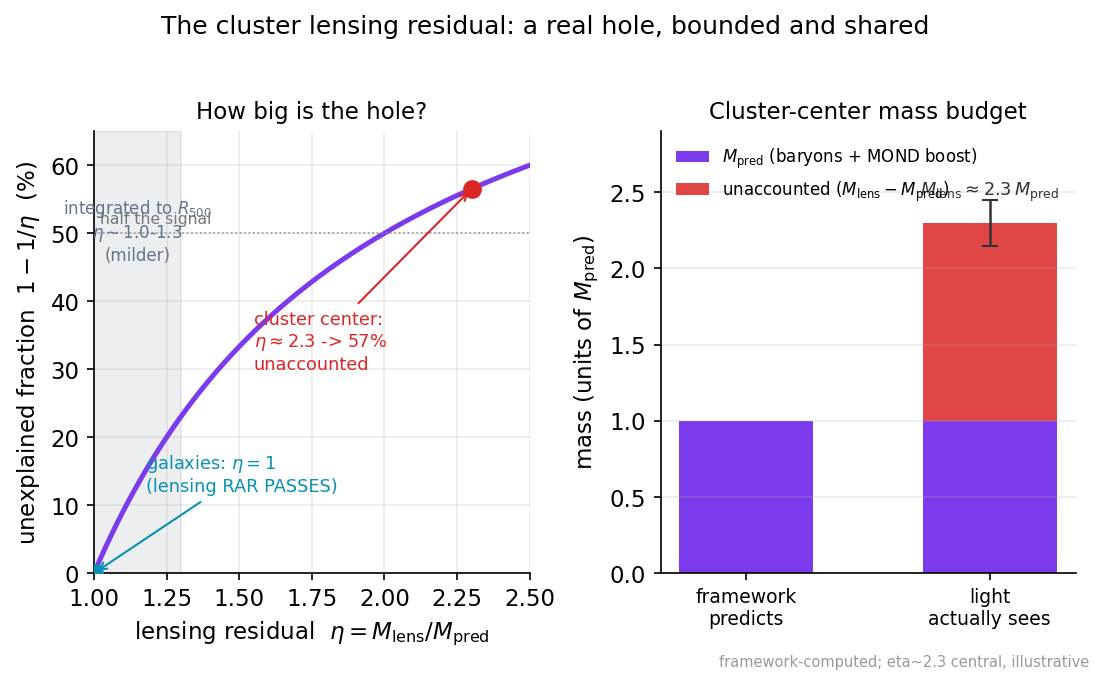

Source code (Python):
import numpy as np, matplotlib
matplotlib.use("Agg")
import matplotlib.pyplot as plt
plt.rcParams.update({"figure.dpi":150,"savefig.dpi":150,"font.size":11,
    "axes.grid":True,"grid.alpha":0.25,"axes.spines.top":False,"axes.spines.right":False,
    "axes.titlesize":12,"figure.facecolor":"white","axes.facecolor":"white"})
C_FW="#7c3aed"; C_NEWTON="#64748b"; C_MOND="#0891b2"; C_DATA="#dc2626"

fig, (ax1, ax2) = plt.subplots(1, 2, figsize=(7.4,4.3), gridspec_kw={"width_ratios":[1.05,1]})

# -------- left: the two readings of eta and the unexplained fraction 1 - 1/eta --------
etas = np.linspace(1.0, 2.5, 300)
frac = 1.0 - 1.0/etas          # fraction of lensing signal the theory cannot supply
ax1.plot(etas, 100*frac, color=C_FW, lw=2.4)

# galaxy scale: eta = 1 (PASS, no residual)
ax1.plot([1.0],[0.0], "o", color=C_MOND, ms=8, zorder=5)
ax1.annotate("galaxies: $\\eta=1$\n(lensing RAR PASSES)", xy=(1.0,0), xytext=(1.18,12),
             color=C_MOND, fontsize=8.5,
             arrowprops=dict(arrowstyle="->", color=C_MOND, lw=1.0))

# integrated cluster band eta ~ 1.0-1.3 (milder, XRISM-corrected)
ax1.axvspan(1.0, 1.3, color=C_NEWTON, alpha=0.12)
ax1.text(1.15, 46, "integrated to $R_{500}$\n$\\eta\\sim1.0$-$1.3$\n(milder)",
         ha="center", fontsize=8, color=C_NEWTON)

# central cluster residual eta = 2.3
eta_c = 2.3
frac_c = 1.0 - 1.0/eta_c
ax1.plot([eta_c],[100*frac_c], "o", color=C_DATA, ms=8, zorder=5)
ax1.annotate("cluster center:\n$\\eta\\approx2.3$ -> 57%\nunaccounted",
             xy=(eta_c,100*frac_c), xytext=(1.55,30),
             color=C_DATA, fontsize=8.5,
             arrowprops=dict(arrowstyle="->", color=C_DATA, lw=1.0))
ax1.axhline(50, color="#999999", lw=0.8, ls=":")
ax1.text(1.02, 51.5, "half the signal", fontsize=7.5, color="#777777")

ax1.set_xlabel(r"lensing residual  $\eta = M_{\rm lens}/M_{\rm pred}$")
ax1.set_ylabel(r"unexplained fraction  $1-1/\eta$  (%)")
ax1.set_xlim(1.0, 2.5); ax1.set_ylim(0, 65)
ax1.set_title("How big is the hole?", fontsize=11)

# -------- right: mass bookkeeping bar for a central cluster --------
ax2.set_title("Cluster-center mass budget", fontsize=11)
M_pred = 1.0
M_lens = eta_c
ax2.bar([0], [M_pred], width=0.55, color=C_FW, label=r"$M_{\rm pred}$ (baryons + MOND boost)")
ax2.bar([1], [M_pred], width=0.55, color=C_FW)
ax2.bar([1], [M_lens-M_pred], width=0.55, bottom=[M_pred], color=C_DATA, alpha=0.85,
        label=r"unaccounted ($M_{\rm lens}-M_{\rm pred}$)")
ax2.errorbar([1],[M_lens], yerr=[[0.15],[0.15]], fmt="none", ecolor="#333333", capsize=4, lw=1.2)
ax2.text(1, M_lens+0.18, r"$M_{\rm lens}\approx2.3\,M_{\rm pred}$", ha="center", fontsize=8.5, color="#333333")
ax2.set_xticks([0,1]); ax2.set_xticklabels(["framework\npredicts","light\nactually sees"], fontsize=9)
ax2.set_ylabel(r"mass (units of $M_{\rm pred}$)")
ax2.set_ylim(0, 2.9)
ax2.legend(frameon=False, fontsize=8, loc="upper left")
ax2.grid(axis="x")

fig.suptitle("The cluster lensing residual: a real hole, bounded and shared", fontsize=12, y=1.02)
fig.text(0.99, 0.005, "framework-computed; eta~2.3 central, illustrative", ha="right",
         va="bottom", fontsize=7, color="#999999")
fig.tight_layout(); fig.savefig("ch28_cluster_residual_eta.png", bbox_inches="tight"); print("ok")
